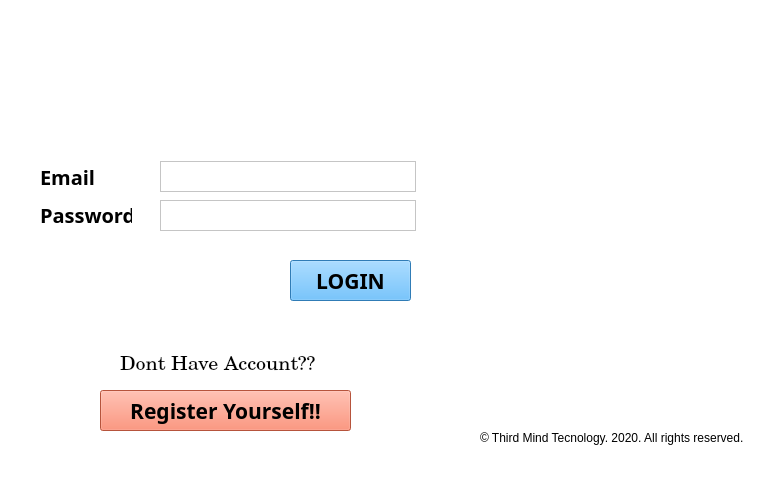
<?xml version="1.0" encoding="UTF-8"?>
<ui version="4.0">
 <class>frmLogin</class>
 <widget class="QMainWindow" name="frmLogin">
  <property name="geometry">
   <rect>
    <x>0</x>
    <y>0</y>
    <width>779</width>
    <height>499</height>
   </rect>
  </property>
  <property name="windowTitle">
   <string>Login Page</string>
  </property>
  <property name="styleSheet">
   <string notr="true">background-color: white;</string>
  </property>
  <widget class="QWidget" name="centralwidget">
   <widget class="QLabel" name="label">
    <property name="geometry">
     <rect>
      <x>40</x>
      <y>40</y>
      <width>365</width>
      <height>62</height>
     </rect>
    </property>
    <property name="text">
     <string/>
    </property>
    <property name="pixmap">
     <pixmap resource="abc.qrc">:/img/logo.PNG</pixmap>
    </property>
    <property name="scaledContents">
     <bool>true</bool>
    </property>
   </widget>
   <widget class="QPushButton" name="btnLogin">
    <property name="geometry">
     <rect>
      <x>290</x>
      <y>260</y>
      <width>121</width>
      <height>41</height>
     </rect>
    </property>
    <property name="font">
     <font>
      <family>Century Gothic</family>
      <pointsize>16</pointsize>
      <weight>75</weight>
      <bold>true</bold>
     </font>
    </property>
    <property name="styleSheet">
     <string notr="true">background-color: rgb(67, 174, 255);</string>
    </property>
    <property name="text">
     <string>LOGIN</string>
    </property>
   </widget>
   <widget class="QPushButton" name="btnRegister">
    <property name="geometry">
     <rect>
      <x>100</x>
      <y>390</y>
      <width>251</width>
      <height>41</height>
     </rect>
    </property>
    <property name="font">
     <font>
      <family>Century Gothic</family>
      <pointsize>16</pointsize>
      <weight>75</weight>
      <bold>true</bold>
     </font>
    </property>
    <property name="styleSheet">
     <string notr="true">background-color:rgb(255, 118, 84);</string>
    </property>
    <property name="text">
     <string>Register Yourself!!</string>
    </property>
   </widget>
   <widget class="QLabel" name="label_4">
    <property name="geometry">
     <rect>
      <x>420</x>
      <y>10</y>
      <width>361</width>
      <height>461</height>
     </rect>
    </property>
    <property name="text">
     <string/>
    </property>
    <property name="pixmap">
     <pixmap resource="abc.qrc">:/img/abstract-flat-face-recognition-background_23-2148175048.jpg</pixmap>
    </property>
    <property name="scaledContents">
     <bool>true</bool>
    </property>
   </widget>
   <widget class="QLabel" name="label_5">
    <property name="geometry">
     <rect>
      <x>120</x>
      <y>350</y>
      <width>281</width>
      <height>31</height>
     </rect>
    </property>
    <property name="font">
     <font>
      <family>Century</family>
      <pointsize>15</pointsize>
     </font>
    </property>
    <property name="text">
     <string>Dont Have Account??</string>
    </property>
   </widget>
   <widget class="QLabel" name="label_6">
    <property name="geometry">
     <rect>
      <x>480</x>
      <y>430</y>
      <width>271</width>
      <height>16</height>
     </rect>
    </property>
    <property name="text">
     <string>© Third Mind Tecnology. 2020. All rights reserved.</string>
    </property>
   </widget>
   <widget class="QWidget" name="layoutWidget">
    <property name="geometry">
     <rect>
      <x>40</x>
      <y>160</y>
      <width>92</width>
      <height>71</height>
     </rect>
    </property>
    <layout class="QVBoxLayout" name="verticalLayout_2">
     <item>
      <widget class="QLabel" name="label_2">
       <property name="font">
        <font>
         <family>Century Gothic</family>
         <pointsize>15</pointsize>
         <weight>75</weight>
         <bold>true</bold>
        </font>
       </property>
       <property name="text">
        <string>Email</string>
       </property>
      </widget>
     </item>
     <item>
      <widget class="QLabel" name="label_3">
       <property name="font">
        <font>
         <family>Century Gothic</family>
         <pointsize>15</pointsize>
         <weight>75</weight>
         <bold>true</bold>
        </font>
       </property>
       <property name="text">
        <string>Password</string>
       </property>
      </widget>
     </item>
    </layout>
   </widget>
   <widget class="QTextEdit" name="txtEmail">
    <property name="geometry">
     <rect>
      <x>160</x>
      <y>161</y>
      <width>256</width>
      <height>31</height>
     </rect>
    </property>
    <property name="font">
     <font>
      <pointsize>12</pointsize>
     </font>
    </property>
   </widget>
   <widget class="QTextEdit" name="txtPassword">
    <property name="geometry">
     <rect>
      <x>160</x>
      <y>200</y>
      <width>256</width>
      <height>31</height>
     </rect>
    </property>
    <property name="font">
     <font>
      <pointsize>12</pointsize>
     </font>
    </property>
   </widget>
  </widget>
  <widget class="QMenuBar" name="menubar">
   <property name="geometry">
    <rect>
     <x>0</x>
     <y>0</y>
     <width>779</width>
     <height>21</height>
    </rect>
   </property>
  </widget>
  <widget class="QStatusBar" name="statusbar"/>
 </widget>
 <resources>
  <include location="abc.qrc"/>
  <include location="abc.qrc"/>
 </resources>
 <connections/>
</ui>
